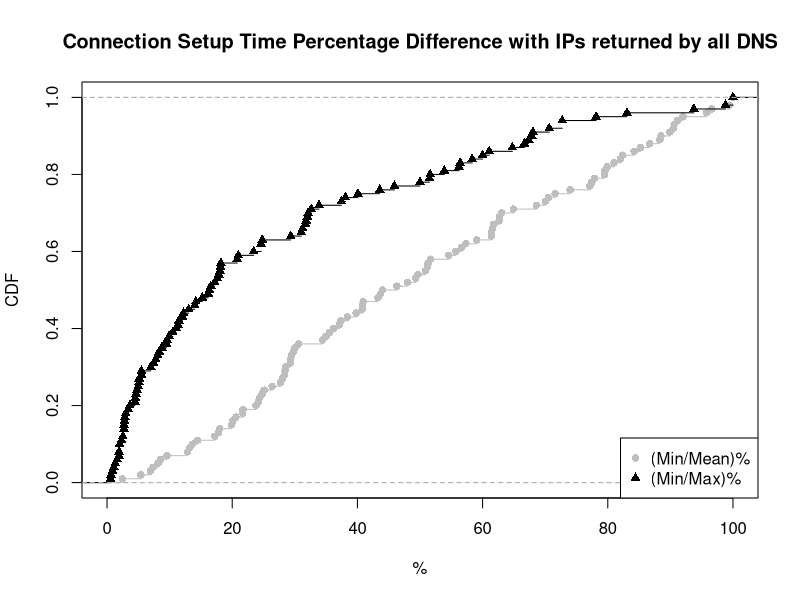

R code for this plot:
mean_min <- c(8.571429, 21.711806, 2.447745, 46.302251, 88.317036, 62.669246, 79.487179, 80.996885, 19.913199, 77.142857, 29.452438, 54.597156, 99.444164, 81.987578, 28.002948, 27.722301, 89.918256, 85.207101, 20.600858, 24.775583, 51.157570, 49.315068, 34.423898, 79.558011, 51.692308, 24.399690, 6.915714, 48.000000, 68.571429, 38.381201, 84.210526, 43.270127, 51.282051, 77.884615, 64.901738, 35.543018, 56.616801, 30.612307, 28.368356, 79.903585, 59.062500, 62.634631, 24.187926, 23.805301, 82.378378, 90.505768, 70.027397, 90.617849, 34.993925, 92.012780, 8.139844, 39.795918, 61.378799, 36.183395, 44.009780, 77.445652, 7.365016, 26.371755, 100.000000, 12.868633, 5.415162, 9.590793, 13.663691, 37.137331, 37.354086, 96.622889, 29.264777, 61.391542, 95.744681, 70.500000, 17.794254, 40.762813, 49.681529, 63.039400, 61.600000, 40.776699, 25.093053, 100.000000, 61.770762, 40.924370, 18.005550, 73.988439, 91.150779, 30.034522, 28.538606, 13.174708, 17.208413, 29.785051, 43.713278, 57.318952, 88.503254, 28.438662, 86.692015, 71.590909, 14.477212, 55.707395, 50.878256, 20.082389, 21.671388, 29.294561)

max_min <- c(0.649351, 5.500055, 0.873362, 8.333333, 23.423423, 29.347826, 24.800000, 70.652174, 11.470588, 56.250000, 2.000020, 18.181818, 98.795181, 56.410256, 16.344086, 17.207792, 50.000000, 72.727273, 1.600000, 10.502283, 31.800318, 17.647059, 11.340206, 32.000000, 18.064516, 4.635762, 2.700027, 24.615385, 38.095238, 4.778157, 72.727273, 9.508197, 31.746032, 60.000000, 53.883495, 20.792079, 37.442922, 5.000050, 4.456094, 51.515152, 33.870968, 32.142857, 3.400034, 1.100011, 61.057692, 64.761905, 43.558282, 67.346939, 24.615385, 68.041237, 2.800028, 20.967742, 14.197531, 12.207358, 31.250000, 40.084388, 2.700027, 14.000140, 100.000000, 3.641882, 2.727273, 5.476451, 2.304147, 16.580311, 16.161616, 83.064516, 9.589041, 17.857143, 93.750000, 31.034483, 2.841918, 15.200000, 8.088235, 45.901639, 5.140187, 7.443366, 2.000020, 100.000000, 8.746356, 1.923077, 1.300013, 51.612903, 78.125000, 7.795699, 5.100051, 1.914580, 6.993007, 3.000030, 18.128655, 32.631579, 66.666667, 9.912536, 67.857143, 58.333333, 0.558659, 11.052632, 12.060302, 2.529511, 4.509284, 13.051823)

mean_min_val = ecdf(mean_min)
max_min_val = ecdf(max_min)

plot(mean_min_val, lty=1, col="grey", pch = 16, xlab="%", ylab="CDF", main="Connection Setup Time Percentage Difference with IPs returned by all DNS", xlim=c(0, 100))
lines(max_min_val, pch = 17)

legend("bottomright", pch = c(16, 17), legend=c("(Min/Mean)%", "(Min/Max)%"), col=c("grey", "black"))
